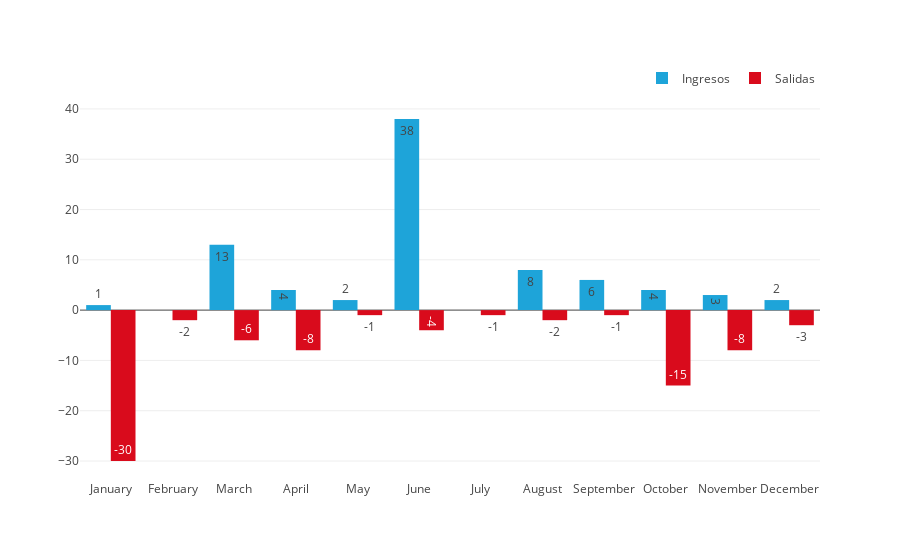

This figure's notebook cell:
### Code cell
(df_plot3_1, df_plot3_2) = plot_Fig3(data_encoding)

fig3 = go.Figure(data=[
    go.Bar(name = 'Ingresos', 
            x = df_plot3_1['Mes'], 
            y = df_plot3_1['Cantidad de beneficiarios'],
            text = df_plot3_1['Cantidad de beneficiarios'],
            textposition='auto',
            marker_color='#1EA4D9'
            ),
    go.Bar(name = 'Salidas', 
            x = df_plot3_2['Mes'], 
            y = df_plot3_2['Cantidad de beneficiarios'],
            text = df_plot3_2['Cantidad de beneficiarios'],
            textposition = 'auto',
            marker_color = '#D90B1C'
            )
])

fig3.update_layout(legend=dict(
    orientation="h",
    yanchor="bottom",
    y=1.02,
    xanchor="right",
    x=1
))

fig3.show()

### Figure 1 — Plotly figure (JSON) as saved in the notebook; plotly's stock layout.template omitted (floating-point values rounded to 4 significant figures)
{"data": [{"marker": {"color": "#1EA4D9"}, "name": "Ingresos", "text": [1, 0, 13, 4, 2, 38, 0, 8, 6, 4, 3, 2], "textposition": "auto", "type": "bar", "x": ["January", "February", "March", "April", "May", "June", "July", "August", "September", "October", "November", "December"], "y": [1, 0, 13, 4, 2, 38, 0, 8, 6, 4, 3, 2]}, {"marker": {"color": "#D90B1C"}, "name": "Salidas", "text": [-30, -2, -6, -8, -1, -4, -1, -2, -1, -15, -8, -3], "textposition": "auto", "type": "bar", "x": ["January", "February", "March", "April", "May", "June", "July", "August", "September", "October", "November", "December"], "y": [-30, -2, -6, -8, -1, -4, -1, -2, -1, -15, -8, -3]}], "layout": {"autosize": true, "legend": {"orientation": "h", "x": 1, "xanchor": "right", "y": 1.02, "yanchor": "bottom"}, "xaxis": {"autorange": true, "range": [-0.5, 11.5], "type": "category"}, "yaxis": {"autorange": true, "range": [-33.78, 41.78], "type": "linear"}}}
